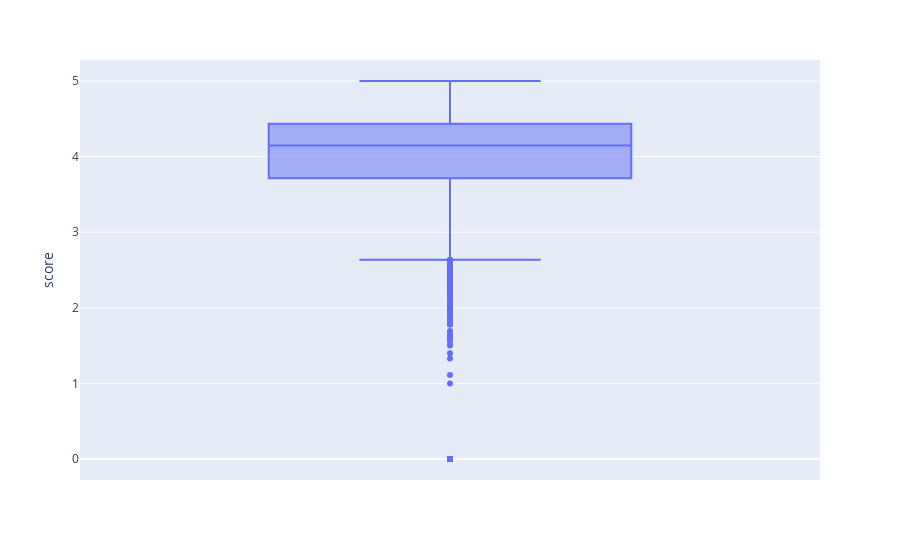

Source (notebook cell):
### Code cell
get_boxplot(df, "score")

### Figure 1 — Plotly figure (JSON) as saved in the notebook; plotly's stock layout.template omitted (floating-point values rounded to 4 significant figures; data arrays with more than 128 entries replaced by an {"elided": "..."} marker saying what was removed)
{"data": [{"alignmentgroup": "True", "hovertemplate": "score=%{y}<extra></extra>", "legendgroup": "", "marker": {"color": "#636efa"}, "name": "", "notched": false, "offsetgroup": "", "orientation": "v", "showlegend": false, "type": "box", "x0": " ", "xaxis": "x", "y": {"elided": "11802 float values"}, "y0": " ", "yaxis": "y"}], "layout": {"boxmode": "group", "legend": {"tracegroupgap": 0}, "margin": {"t": 60}, "xaxis": {"anchor": "y", "domain": [0, 1]}, "yaxis": {"anchor": "x", "domain": [0, 1], "title": {"text": "score"}}}}
